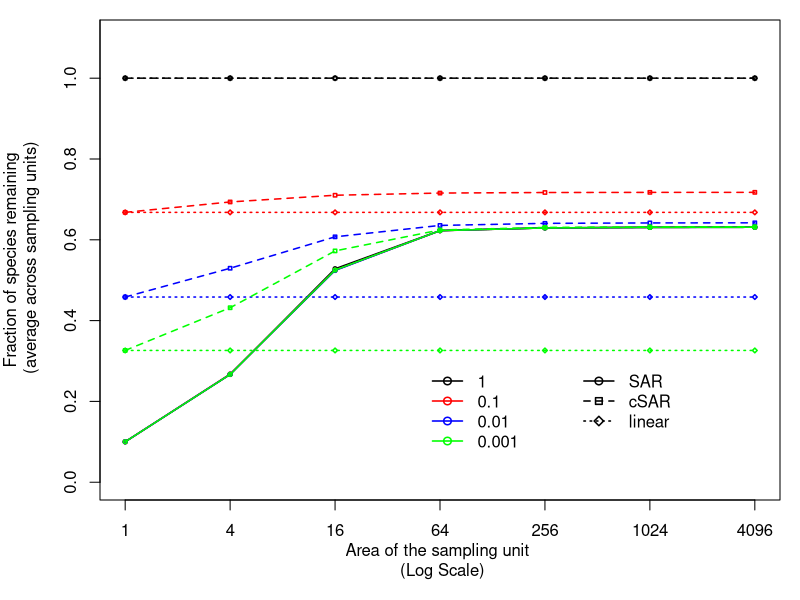

Here is the R script that generated this plot:
################################################################
### Improving extinction projections across scales and habitats using the countryside species-area relationship 
### June 2017
### 
### Ines S. Martins (ines.martins@idiv.de)
################################################################

### Functions for scaling biodiversity response to habitat conversion across scales
### Code to draw Figure S2 (c) - Varying h, the species affinity for the modified habitat.

### Set the simulation space
## N = dimension of the landscape
## P = Proportion of native habitat remaining in the landscape (from 0 to 1, where 1 is all native habitat remaings)
## D = The dimension of the smallest square ( If 1 and N=1, 1x1 is the first dimension, if 0.1 and N=1, 0.1 x 0.1 is the first dimnsion,)
## h = Affinity for the modified habitat
## zeta = z value of the SAR (rate at which species richness increase with area)
## n = number of simulations


### Create the landscape and sampled the landscape per grain 

sim <- function(N,P,D,h,zeta){
  
  ### Create the lansdcape 
  
  plots <- array(0, dim = c(N/D,N/D))   # Creates a empty matrix of 0
  res <- 0
  while(res < (((N/D)*(N/D)*P)*D)){  #replace the 0 with 1 until the number of 1s reach the number allowed (define by the P)
    i <- sample(1:(N/D), 1)
    j <- sample(1:(N/D), 1)
    if(!plots[i, j]){
      plots[i, j] <- D
      res <- res + D
    }
  }
  
  ### Define the functions SARs (Power function)
  
  #The classic SAR function
  SAR_pro<-function(A1,A0,z=zeta){
    species<-(A1/A0)^z  
    species
  }
  
  #The cSAR function
  cSAR_pro<-function(A1,A0,h1=h,z=zeta){
    species<-((h1*(A0-A1)/A0)+(A1/A0))^z
    species
  }
  
  #The linear function
  linear_pro<-function(A1,A0,h1=h,z=zeta){
    species<-(((h1)^z)*(A0-A1)/A0)+(A1/A0)   #Since for a modified habitat (1-sigma) = h^z , 
    species
  }
  
  
  ### Start the simulation 
  
  #set the starting point
  results <- NULL   
  size_real=D
  size=1
  while (size_real <= N) { 
    
    nplot = N/size_real  #number of plots
    SARs_all = matrix(0,nrow=(nplot*nplot),ncol=9)
    
    s<-1
    
    for (nx in 1: nplot){      ### gives nx lenght nplot
      for (ny in 1: nplot){    ### gives ny lenght nplot
        
        plot = matrix(1,size,size)
        for (x in 1:size){
          for (y in 1:size)
            
            plot[x,y] = plots[x + ((nx-1)*size), y + ((ny-1)*size)]
          
        }   # Runs for a particular sub-set of grids
        
        A1 <- sum(plot)
        A0 <- (sum(plot) + (sum(plot==0)*D))
        
        SARs_all[s,1] <-size
        SARs_all[s,2] <- SAR_pro(A1,A0)
        SARs_all[s,3] <- cSAR_pro(A1,A0)
        SARs_all[s,4] <- linear_pro(A1,A0)
        SARs_all[s,5] <- A1
        SARs_all[s,6] <- A0
        
        s<- s+1
        
      }
    }
    
    results <- rbind(results,SARs_all)
    
    size_real = size_real * 2
    size = size * 2                          
    
  }
  
  ###Store the results
  SAR_pro_mean <- tapply (results[,2],results[,1],mean)   #Creates a vector with the means
  cSAR_pro_mean <- tapply (results[,3],results[,1],mean)
  linear_pro_mean <- tapply (results[,4],results[,1],mean) 
  size_A1_mean <- tapply (results[,5],results[,1],mean) 
  size_A0_mean <- tapply (results[,6],results[,1],mean)
  SAR_pro_sd <- tapply (results[,2],results[,1],sd)   #Creates a vector with the sd
  cSAR_pro_sd <- tapply (results[,3],results[,1],sd)
  linear_pro_sd <- tapply (results[,4],results[,1],sd)
  
  SAR_pro_mean_mat = matrix(SAR_pro_mean,length(SAR_pro_mean),1)  # Creates a matrix with the means
  cSAR_pro_mean_mat = matrix(cSAR_pro_mean,length(cSAR_pro_mean),1)
  linear_pro_mean_mat = matrix(linear_pro_mean,length(linear_pro_mean),1)
  size_mean_A1_mat = matrix(size_A1_mean,length(size_A1_mean),1)
  size_mean_A0_mat = matrix(size_A0_mean,length(size_A0_mean),1)
  SAR_pro_sd_mat = matrix(SAR_pro_sd,length(SAR_pro_sd),1)  # Creates a matrix with the sd
  cSAR_pro_sd_mat = matrix(cSAR_pro_sd,length(cSAR_pro_sd),1)
  linear_pro_sd_mat = matrix(linear_pro_sd,length(linear_pro_sd),1)
  
  SARs <- data.frame(cbind(unique(results[,1]), SAR_pro_mean_mat, cSAR_pro_mean_mat,linear_pro_mean_mat, size_mean_A1_mat,size_mean_A0_mat,SAR_pro_sd_mat, cSAR_pro_sd_mat,linear_pro_sd_mat))
  colnames(SARs) <- c("grain","SAR_pro","cSAR_pro","linear_pro","A1","A0","SAR_pro_sd","cSAR_pro_sd","linear_pro_sd")
  
  return(SARs)
}


### Run simulation x times 

run<-function(N,P,D,h,z,n){
  
  dat <- c()
  
  for (i in 1:n)
  {
    model <- sim(N,P,D,h,z)
    nextcol <-  data.frame(model)
    dat <- rbind(dat, nextcol)
  }
  dat
  return(dat)
}


### Run n=100 simulations for N=64, D=1, P=0.1, z=0.2 and:

SARsh1 <- run(64,0.1,1,1,0.2,100)          #h=1
SARsh0.1 <- run(64,0.1,1,0.1,0.2,100)      #h=0.1
SARsh0.01 <- run(64,0.1,1,0.01,0.2,100)    #h=0.01
SARsh0.001 <- run(64,0.1,1,0.001,0.2,100)  #h=0.001


#Summarize the results

SARsh1 <- aggregate(. ~ grain , data=SARsh1,mean,na.action = na.pass)
SARsh0.1 <- aggregate(. ~ grain , data=SARsh0.1,mean,na.action = na.pass)
SARsh0.01 <- aggregate(. ~ grain , data=SARsh0.01,mean,na.action = na.pass)
SARsh0.001 <- aggregate(. ~ grain , data=SARsh0.001,mean,na.action = na.pass)


# PLOT -------------------------------------------------------------------
### Proportion of species remaining after 90% habitat loss for different species affinity for the modified habitat  - Figure S2 (c)

par(mar=c(5,5,1,1)) 

plot (log(SARsh1[,6]), (SARsh1[,2]), axes = FALSE, type = "o", cex=0.5,lwd = 1.5,ylim=c(0,1.1), 
      xlab= "Area of the sampling unit \n (Log Scale)", ylab= "Fraction of species remaining\n (average across sampling units)")  #SAR
axis(1, at=(log(SARsh1[,6])),SARsh1[,6])
axis(2,seq(0,1.2,0.2))
box(which = "plot")
lines(log(SARsh1[,6]),(SARsh1[,3]), col="black",lty=2,pch=22, type = "o",lwd = 1.5,cex=0.5) #cSAR
lines(log(SARsh1[,6]),(SARsh1[,4]), col="black", lty=3,pch=23,type = "o",lwd = 1.5,cex=0.5)  #Linear
lines(log(SARsh1[,6]), (SARsh0.1[,2]), type = "o", col="red",cex=0.5,lwd = 1.5)  #SAR
lines(log(SARsh1[,6]),(SARsh0.1[,3]), col="red",lty=2,pch=22, type = "o",lwd = 1.5,cex=0.5) #cSAR
lines(log(SARsh1[,6]),(SARsh0.1[,4]), col="red", lty=3,pch=23,type = "o",lwd = 1.5,cex=0.5)  #Linear
lines(log(SARsh1[,6]), (SARsh0.01[,2]), type = "o", col="blue",cex=0.5,lwd = 1.5)  #SAR
lines(log(SARsh1[,6]),(SARsh0.01[,3]), col="blue",lty=2,pch=22, type = "o",lwd = 1.5,cex=0.5) #cSAR
lines(log(SARsh1[,6]),(SARsh0.01[,4]), col="blue", lty=3,pch=23,type = "o",lwd = 1.5,cex=0.5)
lines(log(SARsh1[,6]), (SARsh0.001[,2]), type = "o", col="green",cex=0.5,lwd = 1.5)  #SAR
lines(log(SARsh1[,6]),(SARsh0.001[,3]), col="green",lty=2,pch=22, type = "o",lwd = 1.5,cex=0.5) #cSAR
lines(log(SARsh1[,6]),(SARsh0.001[,4]), col="green", lty=3,pch=23,type = "o",lwd = 1.5,cex=0.5) #Linear

legend(6,0.3, c("SAR","cSAR","linear"),lty=c(1,2,3), lwd=c(1.5,1.5,1.5),col=c("black","black","black"),pch=c(21,22,23), bty="n")
legend(4,0.3, c("1","0.1","0.01","0.001"), lwd=c(1.5,1.5,1.5,1.5),col=c("black","red","blue","green"),pch=c(21,21,21,21), bty="n")
